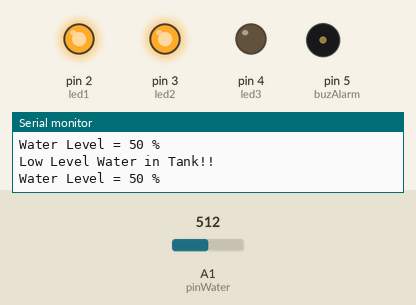
A sketch run on a simulated Arduino Uno, built with avr-gcc and run on an emulated ATmega328P. Shown: output pins drawn as LEDs (lit = HIGH), buzzer (waves = sounding, pin HIGH), the last lines printed to the serial monitor. The inputs (shaded band) are chosen by the test bench; at power-on: A1 (pinWater) = 512.

Above: at 1.4 s.
1.5 s: A1 (pinWater) set to 430
3.3 s: A1 (pinWater) set to 412
At 5.3 s:
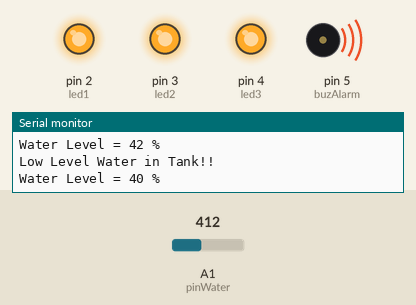
6.5 s: A1 (pinWater) set to 716
At 7.9 s:
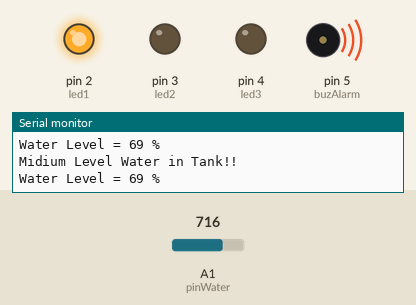
8.8 s: A1 (pinWater) set to 810
10.3 s: A1 (pinWater) set to 846
At 11.11 s:
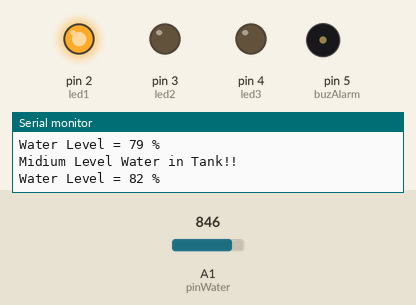
13.5 s: A1 (pinWater) set to 511
At 16.7 s:
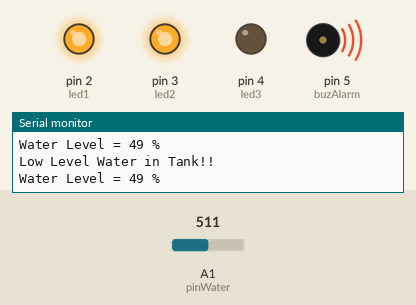
Timing chart, 0 to 17.7 s (numbered marks = the images above; inputs shaded):
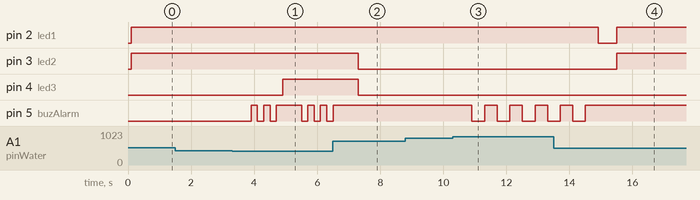

Measured:
- the behaviour switches between 420 and 419 on A1 (pinWater) (found by bisection; images 0 and 1)
- the behaviour switches between 828 and 829 on A1 (pinWater) (found by bisection; images 2 and 3)
- after the input at 3.3 s, pin 4 (led3): LOW → HIGH after 1.6 s; pin 5 (buzAlarm): LOW → HIGH after 0.60 s, → LOW 0.20 s later, → HIGH 0.20 s later, → LOW 0.20 s later, … (10 changes in this stretch)
- after the input at 6.5 s, pin 3 (led2), pin 4 (led3): HIGH → LOW after 0.81 s; pin 5 (buzAlarm): goes on until 6.5 s, then stays HIGH
- after the input at 10.3 s, pin 5 (buzAlarm): alternates HIGH for 0.40 s and LOW for 0.40 s, starting after 0.61 s
- after the input at 13.5 s, pin 3 (led2): LOW → HIGH after 2.0 s; pin 5 (buzAlarm): goes on until 14.5 s, then stays HIGH

The sketch:

WaterLevelEx1.ino
```cpp
#define pinWater A1
#define led1 2
#define led2 3
#define led3 4
#define buzAlarm 5

void setup(){
  Serial.begin(9600);
  pinMode(led1,OUTPUT);
  pinMode(led2,OUTPUT);
  pinMode(led3,OUTPUT);
  pinMode(pinWater,INPUT);
  pinMode(buzAlarm,OUTPUT);
  Serial.println("<<Water Level Monitor");
}

void loop(){
  int val = analogRead(pinWater);
  int lev = map(val,0,1023,0,100); //val의 범위가 0~1023이고 그 범위를 0~100까지를 바꾼다
  Serial.print("Water Level = ");
  Serial.print(lev);
  Serial.println(" % ");
  delay(100);
  if(lev <= 40){
    for(int i = 0 ; i < 3 ; i++)
    {
      digitalWrite(buzAlarm,LOW);
      delay(200);
      digitalWrite(buzAlarm,HIGH);
      delay(200);
    }
    digitalWrite(led1,HIGH);
    digitalWrite(led2,HIGH);
    digitalWrite(led3,HIGH);
    delay(500);
    Serial.println("Empty Water in Tank!!");
  }
  else if(lev > 40 && lev <= 60){
    digitalWrite(led1,HIGH);
    digitalWrite(led2,HIGH);
    digitalWrite(led3,LOW);
    delay(500);
    Serial.println("Low Level Water in Tank!!");
  }
  else if(lev > 60 && lev <= 80){
    digitalWrite(led1,HIGH);
    digitalWrite(led2,LOW);
    digitalWrite(led3,LOW);
    delay(500);
    Serial.println("Midium Level Water in Tank!!");
  }
  else
  {
    for(int i = 0 ; i < 5 ; i++){
      digitalWrite(buzAlarm, LOW);
      delay(400);
      digitalWrite(buzAlarm,HIGH);
      delay(400);
    }
    digitalWrite(led1,LOW);
    digitalWrite(led2,LOW);
    digitalWrite(led3,LOW);
    delay(500);
    Serial.println("High Level!! Stop the Valve!!");
  }
}
```
